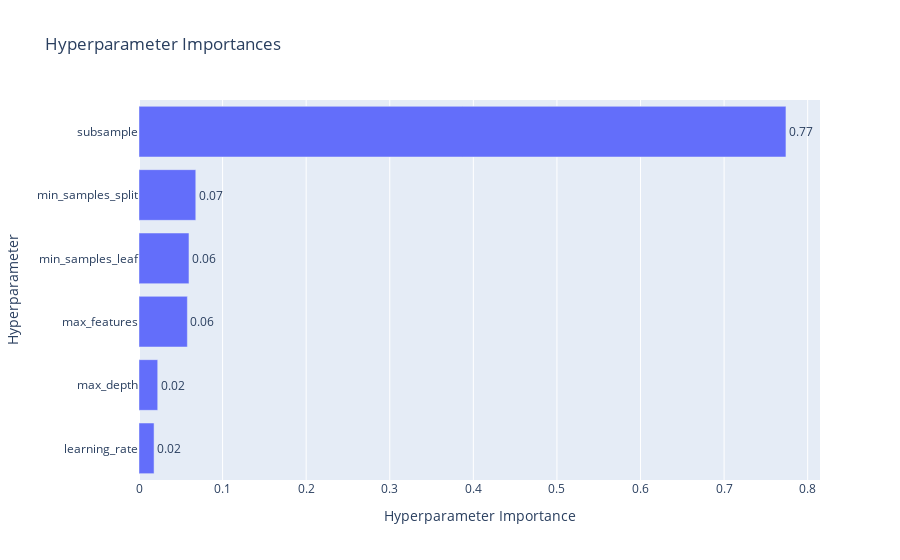

Here is the notebook cell this chart was saved with:
### Code cell
optuna.visualization.plot_param_importances(study).show()

### Figure 1 — Plotly figure (JSON) as saved in the notebook; plotly's stock layout.template omitted (floating-point values rounded to 4 significant figures)
{"data": [{"cliponaxis": false, "hovertemplate": ["learning_rate (FloatDistribution): 0.01801179638292924<extra></extra>", "max_depth (IntDistribution): 0.022402113075340162<extra></extra>", "max_features (CategoricalDistribution): 0.05785956504103836<extra></extra>", "min_samples_leaf (IntDistribution): 0.05979329220068023<extra></extra>", "min_samples_split (IntDistribution): 0.0679338430750996<extra></extra>", "subsample (FloatDistribution): 0.7739993902249124<extra></extra>"], "name": "Objective Value", "orientation": "h", "text": ["0.02", "0.02", "0.06", "0.06", "0.07", "0.77"], "textposition": "outside", "type": "bar", "x": [0.01801, 0.0224, 0.05786, 0.05979, 0.06793, 0.774], "y": ["learning_rate", "max_depth", "max_features", "min_samples_leaf", "min_samples_split", "subsample"]}], "layout": {"title": {"text": "Hyperparameter Importances"}, "xaxis": {"title": {"text": "Hyperparameter Importance"}}, "yaxis": {"title": {"text": "Hyperparameter"}}}}
